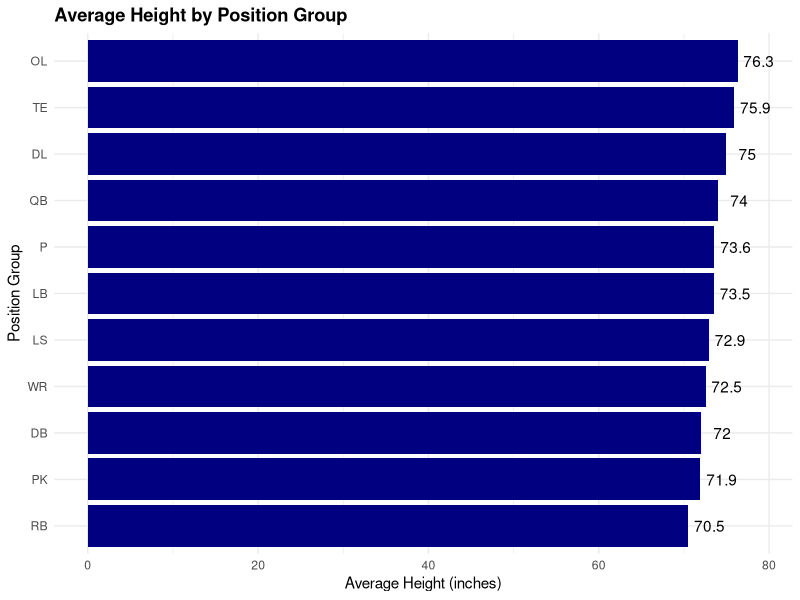
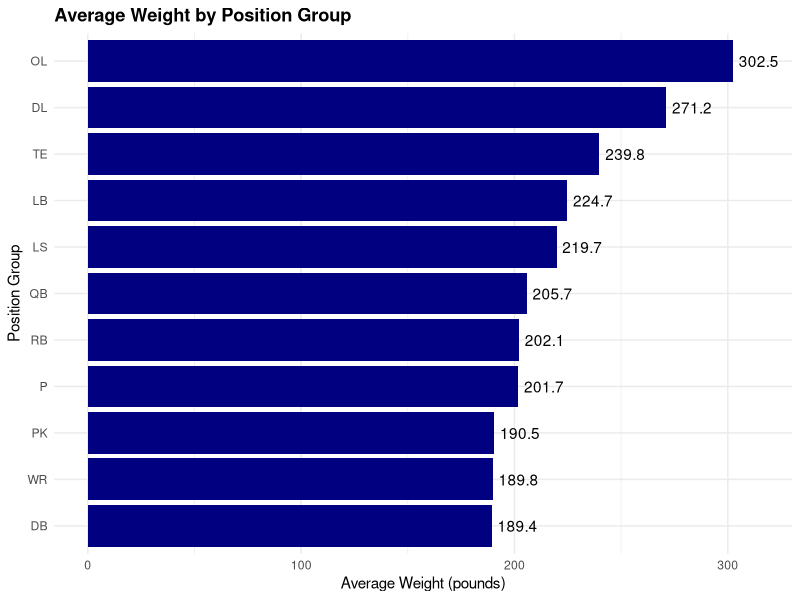
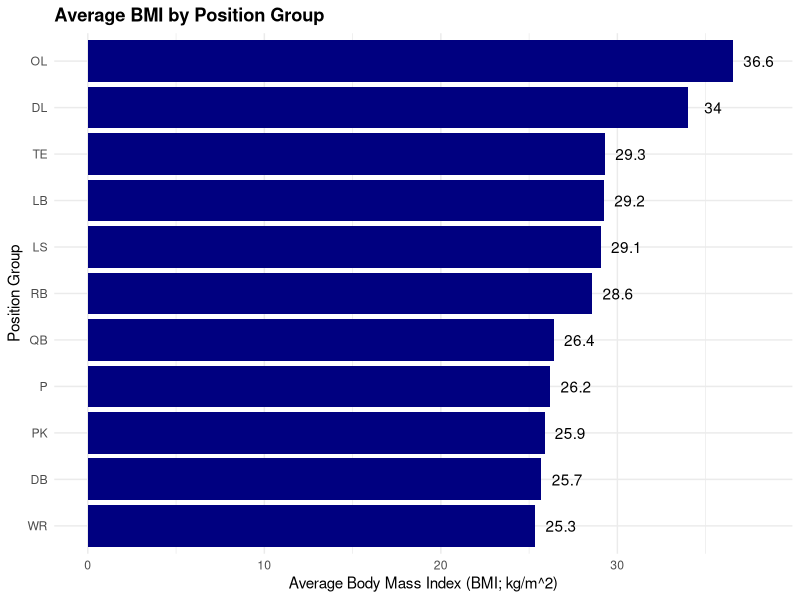
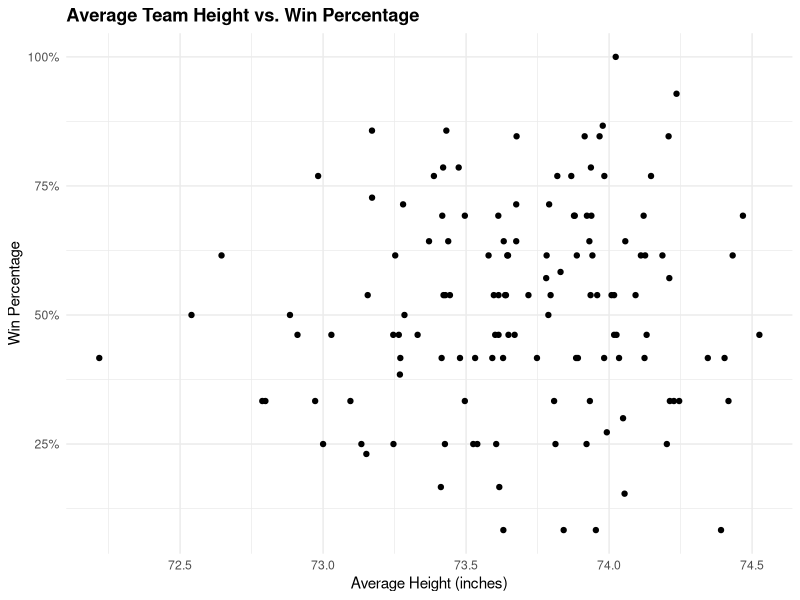
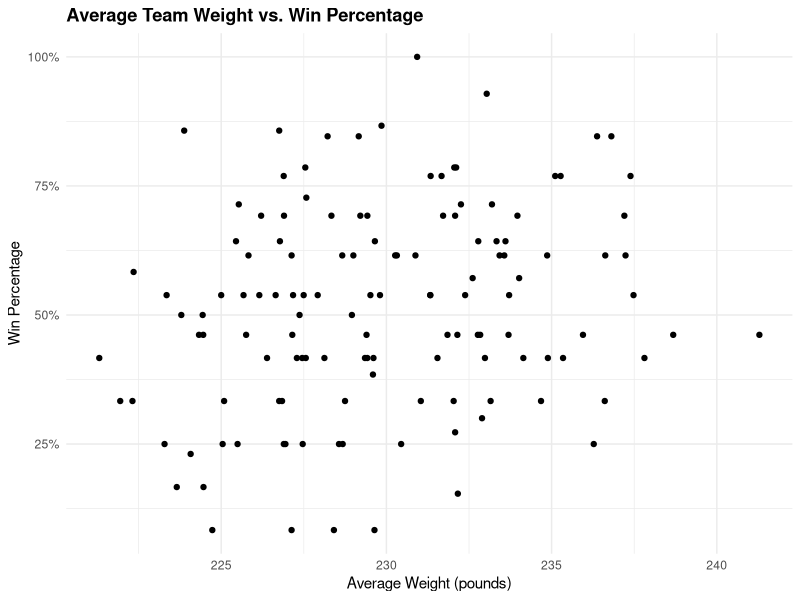
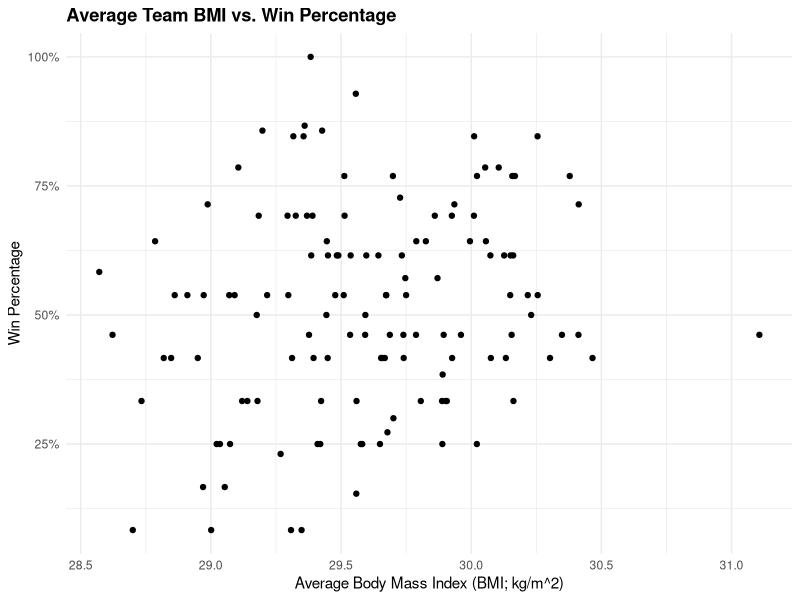
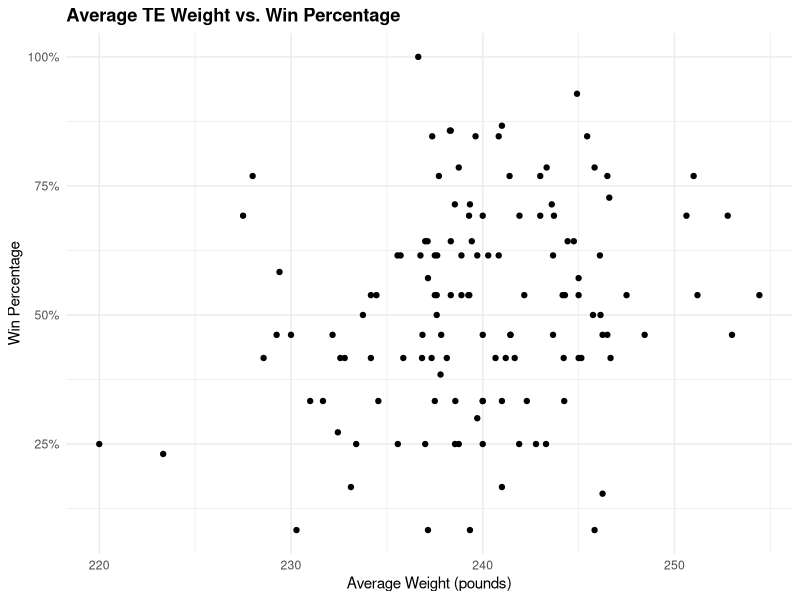
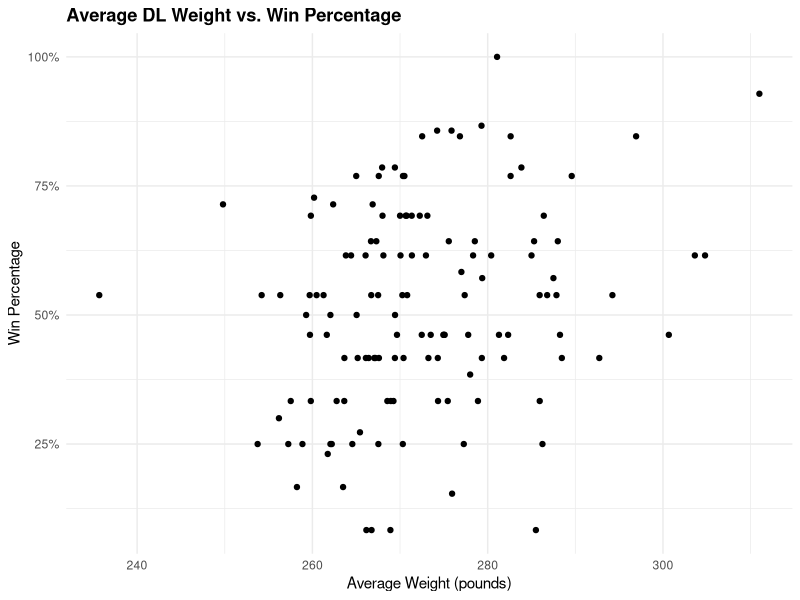

Reproduce these figures in R, in order.
## ---- chunk 1
knitr::opts_chunk$set(echo = TRUE)
## ---- chunk 2
library(tidyverse)
library(glue)
## ---- chunk 3
# Load Data
players <- read_csv("cfb_players_2022.csv")
records <- read_csv("cfb_team_records_2022.csv")

# Preview Data
players
records
## ---- chunk 4

clean_position_data <- function(df) {
  df %>%
    # Clean up position data:
    filter(
      # Exclude "Athletes" (ATH) who don't have a set / decided position:
      position != "ATH",
      # Only 1 player is listed as a designated Punt Returner (PR):
      position != "PR",
    ) %>% 
    mutate(
      position = case_when(
        # Most teams don't list specific Offensive Line (OL) positions:
        position %in% c("C", "G", "OT") ~ "OL",
        # More teams list specific Defensive Line (DL) positions, but not all:
        position %in% c("DE", "DT", "NT") ~ "DL",
        # It's more common for teams to list specific Defensive Back (DB)
        # positions, but again many teams do not:
        position %in% c("CB", "S") ~ "DB",
        # The Full Back (FB) position is antiquated in many modern offenses.
        # For teams that do use the position usage varies and either Running
        # Back (RB) or Tight End (TE) could be appropriate. In triple option
        # offense teams like Air Force and Navy, RB is the closest position. In
        # others TE is closest:
        position %in% c("FB") & team %in% c("Air Force", "Navy") ~ "RB",
        position %in% c("FB") ~ "TE",
        TRUE ~ position
      )
    )
}

calculate_bmi <- function(players) {
  players %>%
    mutate(bmi = 703 * weight / height^2)
}

calculate_summary_metrics <- function(grouped_df) {
  grouped_df %>%
    summarize(
      height = mean(height),
      weight = mean(weight),
      bmi = mean(bmi),
      n = n()
    )
}

calculate_summary_by <- function(players, ...) {
  players %>%
    group_by(...) %>%
    calculate_summary_metrics()
}
## ---- chunk 5
players <- players %>%
  clean_position_data() %>%
  calculate_bmi()

position_summary <- players %>%
  calculate_summary_by(position)

team_summary <- players %>%
  calculate_summary_by(team) %>% 
  left_join(records) %>%
  select(-year)

team_position_summary <- players %>%
  calculate_summary_by(team, position) %>% 
  left_join(records) %>%
  select(-year)

position_summary
team_summary
team_position_summary
## ---- chunk 6
position_summary %>%
  arrange(height) %>%
  ggplot(aes(x=height, y=reorder(position, height), label=round(height, 1))) +
    geom_bar(stat="identity", fill="navy") +
    geom_text(nudge_x=2.5) +
    theme_minimal() +
    ggtitle("Average Height by Position Group") +
    xlab("Average Height (inches)") +
    ylab("Position Group") +
    theme(plot.title=element_text(face = "bold"))

position_summary %>%
  arrange(weight) %>%
  ggplot(aes(x=weight, y=reorder(position, weight), label=round(weight, 1))) +
    geom_bar(stat="identity", fill="navy") +
    geom_text(nudge_x=max(position_summary$weight) * 0.04) +
    theme_minimal() +
    ggtitle("Average Weight by Position Group") +
    xlab("Average Weight (pounds)") +
    ylab("Position Group") +
    theme(plot.title=element_text(face = "bold"))

position_summary %>%
  arrange(bmi) %>%
  ggplot(aes(x=bmi, y=reorder(position, bmi), label=round(bmi, 1))) +
    geom_bar(stat="identity", fill="navy") +
    geom_text(nudge_x=max(position_summary$bmi) * 0.04) +
    theme_minimal() +
    ggtitle("Average BMI by Position Group") +
    xlab("Average Body Mass Index (BMI; kg/m^2)") +
    ylab("Position Group") +
    theme(plot.title=element_text(face = "bold"))
## ---- chunk 7
height_ANOVA <- players %>%
  clean_position_data() %>% 
  aov(height ~ position, .)

summary(height_ANOVA)

weight_ANOVA <- players %>%
  clean_position_data() %>% 
  aov(weight ~ position, .)

summary(weight_ANOVA)

bmi_ANOVA <- players %>%
  clean_position_data() %>% 
  aov(bmi ~ position, .)

summary(bmi_ANOVA)
## ---- chunk 8
TukeyHSD(height_ANOVA, conf.level=0.95,)$position %>%
  as.data.frame() %>%
  arrange(desc(`p adj`))

TukeyHSD(weight_ANOVA, conf.level=0.95)$position %>%
  as.data.frame() %>%
  arrange(desc(`p adj`))

TukeyHSD(bmi_ANOVA, conf.level=0.95)$position %>%
  as.data.frame() %>%
  arrange(desc(`p adj`))


# Formatting for Appendix:
# TukeyHSD(weight_ANOVA, conf.level=0.95)$position %>%
#   as.data.frame() %>%
#   arrange(desc(`p adj`)) %>%
#   select(`p adj`) %>%
#   filter(`p adj` > 0.05) %>%
#   select(-`p adj`)
## ---- chunk 9
position_heights_by_team <- team_position_summary %>%
  select(team, position, height) %>%
  pivot_wider(names_from = position, values_from = height, names_prefix = "height_")

position_weights_by_team <- team_position_summary %>%
  select(team, position, weight) %>%
  pivot_wider(names_from = position, values_from = weight, names_prefix = "weight_")

position_bmis_by_team <- team_position_summary %>%
  select(team, position, bmi) %>%
  pivot_wider(names_from = position, values_from = bmi, names_prefix = "bmi_")

team_position_summary_wide <- records %>%
  select(-year) %>%
  left_join(position_heights_by_team) %>%
  left_join(position_weights_by_team) %>% 
  left_join(position_bmis_by_team)

team_position_summary_wide
## ---- chunk 10
team_summary %>%
  glm(
    cbind(wins, losses) ~ height + weight + bmi,
    family = "binomial",
    data=.,
  ) %>%
  summary()

team_summary %>%
  glm(
    win_percentage ~ height + weight + bmi,
    weights = games,
    family = "binomial",
    data=.,
  ) %>%
  summary()
## ---- chunk 11
team_summary %>%
  filter(
    games == 12,
    wins != 7,
    wins != 5,
    wins != 4,
    wins != 2,
    wins != 1,
  ) %>%
  glm(
    cbind(wins, losses) ~ height + weight + bmi,
    family = "binomial",
    data=.,
  ) %>%
  summary()

team_summary %>%
  filter(
    games == 12,
    wins != 7,
    wins != 5,
    wins != 4,
    wins != 2,
    wins != 1,
  ) %>%
  glm(
    win_percentage ~ height + weight + bmi,
    weights = games,
    family = "binomial",
    data=.,
  ) %>%
  summary()
## ---- chunk 12
team_summary %>%
  glm(
    cbind(wins, losses) ~ height + weight + bmi,
    family = "binomial",
    data=.,
  ) %>%
  summary()
## ---- chunk 13
team_summary %>%
  glm(
    cbind(wins, losses) ~ height + weight,
    family = "binomial",
    data=.,
  ) %>%
  summary()
## ---- chunk 14
team_summary %>%
  glm(
    cbind(wins, losses) ~ height,
    family = "binomial",
    data=.,
  ) %>%
  summary()

team_summary %>%
  glm(
    cbind(wins, losses) ~ weight,
    family = "binomial",
    data=.,
  ) %>%
  summary()

team_summary %>%
  glm(
    cbind(wins, losses) ~ bmi,
    family = "binomial",
    data=.,
  ) %>%
  summary()
## ---- chunk 15
log_odds_to_prob <- function(log_odds) {
  odds <- exp(log_odds)
  odds / (1 + odds)
}

win_prob_change_weight <- function(weight_change) {
  intercept <- -10.56900
  coeff <- 0.04653
  mean_weight <- mean(team_summary$weight)
  (
    log_odds_to_prob(intercept + coeff * (mean_weight + weight_change))
    - log_odds_to_prob(intercept + coeff * mean_weight)
  )
}

win_prob_change_weight(-10)
win_prob_change_weight(-1)
win_prob_change_weight(1)
win_prob_change_weight(10)
1/12
win_prob_change_weight(7.341706)
## ---- chunk 16
team_position_summary_wide %>%
  glm(
    cbind(wins, losses) ~ . -team -games -win_percentage,
    family = "binomial",
    data=.,
  ) %>%
  summary()
## ---- chunk 17
team_position_summary_wide %>%
  glm(
    cbind(wins, losses) ~
      bmi_LS +
      bmi_PK +
      bmi_P +
      bmi_WR +
      bmi_OL +
      bmi_LB +
      bmi_RB +
      bmi_QB +
      bmi_DB +
      bmi_DL +
      bmi_TE,
    family = "binomial",
    data=.,
  ) %>%
  summary()
## ---- chunk 18
best_model_height_weight <- team_position_summary_wide %>%
  glm(
    cbind(wins, losses) ~
      # height_LS +  # Exclude special teams
      # height_P +
      # height_PK +
      # height_LB +  # Least significant
      # height_DB +  # 2nd least significant
      # height_RB +  # Etc.
      # height_WR +
      # height_OL +
      # height_DL +
      # height_TE +
      height_QB +
      # weight_LS +  # Exclude special teams
      # weight_PK +
      # weight_P +
      # weight_WR +  # Least significant
      # weight_OL +  # 2nd least significant
      # weight_LB +  # Etc.
      # weight_RB +
      # weight_QB +
      weight_DB +
      weight_DL +
      weight_TE,
    family = "binomial",
    data=.,
  )

best_model_height_weight %>%
  summary()
## ---- chunk 19
win_prob_change_position_weight <- function(QB=0, DB=0, DL=0, TE=0) {
  baseline <- best_model_height_weight %>%
    predict(newdata=data_frame(
      height_QB=mean(team_position_summary_wide$height_QB, na.rm=TRUE),
      weight_DB=mean(team_position_summary_wide$weight_DB, na.rm=TRUE),
      weight_DL=mean(team_position_summary_wide$weight_DL, na.rm=TRUE),
      weight_TE=mean(team_position_summary_wide$weight_TE, na.rm=TRUE)
    ))
  
  new <- best_model_height_weight %>%
    predict(newdata=data_frame(
      height_QB=mean(team_position_summary_wide$height_QB, na.rm=TRUE) + QB,
      weight_DB=mean(team_position_summary_wide$weight_DB, na.rm=TRUE) + DB,
      weight_DL=mean(team_position_summary_wide$weight_DL, na.rm=TRUE) + DL,
      weight_TE=mean(team_position_summary_wide$weight_TE, na.rm=TRUE) + TE
    ))
  
  (
    log_odds_to_prob(new[[1]])
    - log_odds_to_prob(baseline[[1]])
  )
}

win_prob_change_position_weight(DB=-1)
win_prob_change_position_weight(DL=-1)
win_prob_change_position_weight(TE=-1)

win_prob_change_position_weight(DB=1)
win_prob_change_position_weight(DL=1)
win_prob_change_position_weight(TE=1)

win_prob_change_position_weight(DB=10)
win_prob_change_position_weight(DL=10)
win_prob_change_position_weight(TE=10)

win_prob_change_position_weight(DB=9.46)
win_prob_change_position_weight(DL=27.42)
win_prob_change_position_weight(TE=12.65)
## ---- chunk 20
team_position_summary_wide %>%
  glm(
    cbind(wins, losses) ~
      # bmi_LS +  # Exclude special teams
      # bmi_PK +
      # bmi_P +
      # bmi_OL +
      # bmi_WR +
      # bmi_RB +
      # bmi_QB +
      # bmi_LB +
      bmi_DB +
      bmi_TE +
      bmi_DL,
    family = "binomial",
    data=.,
  ) %>%
  summary()
## ---- chunk 21

team_summary %>% 
  ggplot(aes(x=height, y=win_percentage)) +
    geom_point() +
    theme_minimal() +
    ggtitle("Average Team Height vs. Win Percentage") +
    xlab("Average Height (inches)") +
    ylab("Win Percentage") +
    scale_y_continuous(labels = scales::percent) +
    theme(plot.title=element_text(face = "bold"))

team_summary %>% 
  ggplot(aes(x=weight, y=win_percentage)) +
    geom_point() +
    theme_minimal() +
    ggtitle("Average Team Weight vs. Win Percentage") +
    xlab("Average Weight (pounds)") +
    ylab("Win Percentage") +
    scale_y_continuous(labels = scales::percent) +
    theme(plot.title=element_text(face = "bold"))

team_summary %>% 
  ggplot(aes(x=bmi, y=win_percentage)) +
    geom_point() +
    theme_minimal() +
    ggtitle("Average Team BMI vs. Win Percentage") +
    xlab("Average Body Mass Index (BMI; kg/m^2)") +
    ylab("Win Percentage") +
    scale_y_continuous(labels = scales::percent) +
    theme(plot.title=element_text(face = "bold"))

## ---- chunk 22
team_position_summary %>%
  filter(position == "TE") %>%
  ggplot(aes(x=weight, y=win_percentage)) +
    geom_point() +
    theme_minimal() +
    ggtitle("Average TE Weight vs. Win Percentage") +
    xlab("Average Weight (pounds)") +
    ylab("Win Percentage") +
    scale_y_continuous(labels = scales::percent) +
    theme(plot.title=element_text(face = "bold"))

team_position_summary %>%
  filter(position == "DL") %>%
  ggplot(aes(x=weight, y=win_percentage)) +
    geom_point() +
    theme_minimal() +
    ggtitle("Average DL Weight vs. Win Percentage") +
    xlab("Average Weight (pounds)") +
    ylab("Win Percentage") +
    scale_y_continuous(labels = scales::percent) +
    theme(plot.title=element_text(face = "bold"))

team_position_summary %>%
  filter(position == "DB") %>%
  ggplot(aes(x=weight, y=win_percentage)) +
    geom_point() +
    theme_minimal() +
    ggtitle("Average DB Weight vs. Win Percentage") +
    xlab("Average Weight (pounds)") +
    ylab("Win Percentage") +
    scale_y_continuous(labels = scales::percent) +
    theme(plot.title=element_text(face = "bold"))

## ---- chunk 23
team_position_summary %>%
  filter(position == "QB") %>%
  ggplot(aes(x=height, y=win_percentage)) +
    geom_point() +
    theme_minimal() +
    ggtitle("Average QB Height vs. Win Percentage") +
    xlab("Average Height (inches)") +
    ylab("Win Percentage") +
    scale_y_continuous(labels = scales::percent) +
    theme(plot.title=element_text(face = "bold"))

## ---- chunk 24
team_position_summary %>%
  filter(position == "DL") %>%
  ggplot(aes(x=bmi, y=win_percentage)) +
    geom_point() +
    theme_minimal()

team_position_summary %>%
  filter(position == "TE") %>%
  ggplot(aes(x=bmi, y=win_percentage)) +
    geom_point() +
    theme_minimal()

team_position_summary %>%
  filter(position == "DB") %>%
  ggplot(aes(x=bmi, y=win_percentage)) +
    geom_point() +
    theme_minimal()

## ---- chunk 25
# Plot Helpers
plot_win_percent_by_quartile <- function(df, metric, metric_title) {
  df %>%
    ungroup() %>%
    mutate(quartile = ntile({{ metric }}, 4)) %>% 
    group_by(quartile) %>%
    summarize(
      win_percentage = mean(win_percentage),
      n = sum(n)
    ) %>%
    ggplot(aes(x=quartile, y=win_percentage, label=scales::percent(win_percentage, 1))) +
      geom_col() +
      geom_text(nudge_y=0.015) +
      theme_minimal() +
      ggtitle(glue("Expected Win Percentage Given {metric_title} Quartile")) +
      xlab(glue("Average {metric_title} Quartile")) +
      ylab("Win Percentage") +
      scale_y_continuous(labels = scales::percent) +
      theme(plot.title=element_text(face = "bold"))
}
## ---- chunk 26
team_summary %>%
  plot_win_percent_by_quartile(height, "Height")

team_summary %>%
  plot_win_percent_by_quartile(weight, "Weight")

team_summary %>%
  plot_win_percent_by_quartile(bmi, "BMI")

## ---- chunk 27
team_position_summary %>%
  filter(position == "QB") %>%
  plot_win_percent_by_quartile(height, "QB Height")

## ---- chunk 28
team_position_summary %>%
  filter(position == "DL") %>%
  plot_win_percent_by_quartile(weight, "DL Weight")

team_position_summary %>%
  filter(position == "TE") %>%
  plot_win_percent_by_quartile(weight, "TE Weight")

team_position_summary %>%
  filter(position == "DB") %>%
  plot_win_percent_by_quartile(weight, "DB Weight")

## ---- chunk 29
team_position_summary %>%
  filter(position == "DL") %>%
  plot_win_percent_by_quartile(bmi, "DL BMI")

team_position_summary %>%
  filter(position == "TE") %>%
  plot_win_percent_by_quartile(bmi, "TE BMI")

team_position_summary %>%
  filter(position == "DB") %>%
  plot_win_percent_by_quartile(bmi, "DB BMI")

